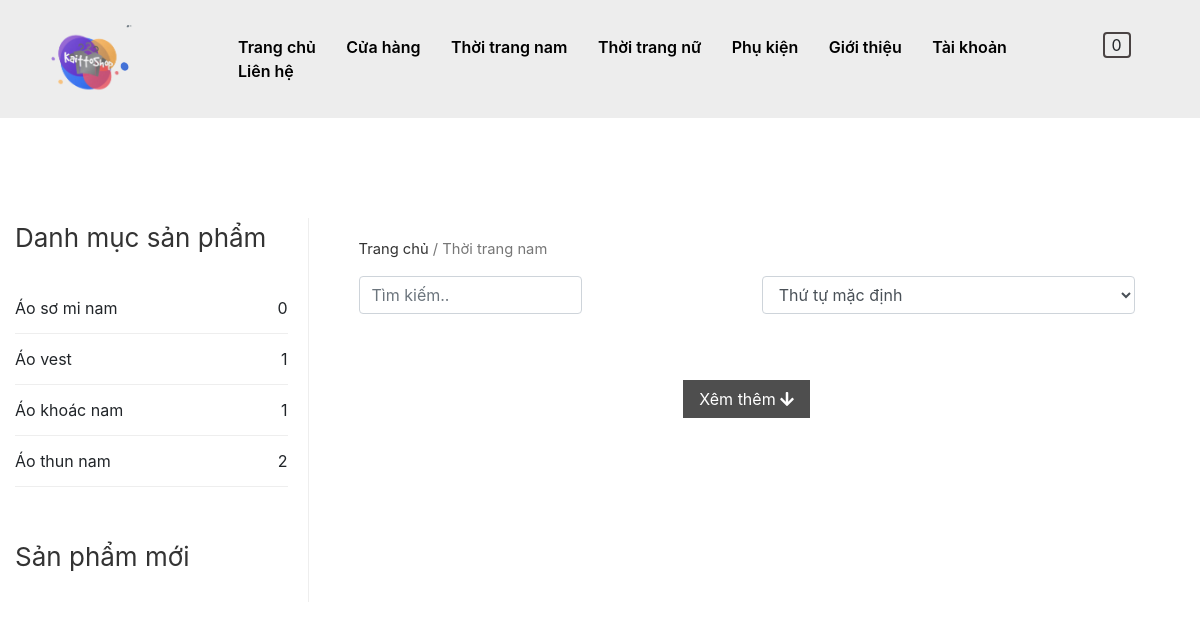
The page /?controller=thoi-trang-nam on the database its author committed.
### tables this page shows
CREATE TABLE `catalog` (
  `id` int(11) NOT NULL,
  `parent_id` int(11) NOT NULL,
  `name` varchar(200) NOT NULL
);

### index.php (called while the page is built)
<?php include('controller/route.php') ?>

### models/db.php (called while the page is built, shortened)
<?php
	 class db{
		private $host ='localhost';
		private $user ='root';
		private $pass = '';
		private $database = "kaittoshop";
		public function connect(){
			$this->conn = new mysqli($this->host,$this->user,$this->pass,$this->database);
			if(!$this->conn){
				die;
			}else{
				mysqli_set_charset($this->conn,'utf8');
				return $this->conn;
			}
		}
	}
?>

### models/userModel.php (called while the page is built, shortened)
<?php
	include "db.php";
	class userModel extends db
	{
			public function show_all_catalog_by_catalogparent($thoitrang){
				$sql = "SELECT catalog.*,count(product.catalog_id) counts FROM catalog LEFT JOIN product ON product.catalog_id = catalog.id  LEFT JOIN catalog_paren ON catalog_paren.id = catalog.parent_id WHERE catalog_paren.name='$thoitrang' GROUP by product.catalog_id ";
				$data=$this->connect()->query($sql);
				return $data;
			}
	}
 ?>

### views/user/layout/danhmuc.php (the view, shortened to what this page needs)
<div class="col-md-3 main-left">
	<h2>Danh mục sản phẩm</h2>
	<ul>
		<?php
		while ($row = $catalog->fetch_assoc()) {  ?>
			<li><p onclick="changeDM(<?=$row['id']?>)" style="display: inline;cursor: pointer;"><?=$row['name']?></p>
			<span><?=$row['counts']?></span></li>
		<?php } ?>
	</ul>
	<div class="vip">
		<h2>Sản phẩm mới</h2>
	</div>
</div>

### public/css/style.css (style rules this page uses)
* { margin: 0; padding: 0; list-style-type: none; text-decoration: none; }
.col-md-3 { padding-left: 0px !important; }

### public/css/tatcahang.css (style rules this page uses)
#main .main-left { padding: 0px 20px; }
#main .main-left h2 { font-size: 1.625rem; margin-bottom: .7em; color: #333333; font-weight: 400; margin-bottom: 1em; line-height: 1.5; }
#main .main-left ul li { padding: 13px 0px; border-bottom: 1px solid #eee; }
#main .main-left ul li span { float: right; }
#main .vip { margin-top: 50px; }

### rows shown on the page
catalog: name "Áo sơ mi nam", counts "0"
catalog: name "Áo vest", counts "1"
catalog: name "Áo khoác nam", counts "1"
catalog: name "Áo thun nam", counts "2"

### other values the page prints
$breadcrumb "Thời trang nam"
